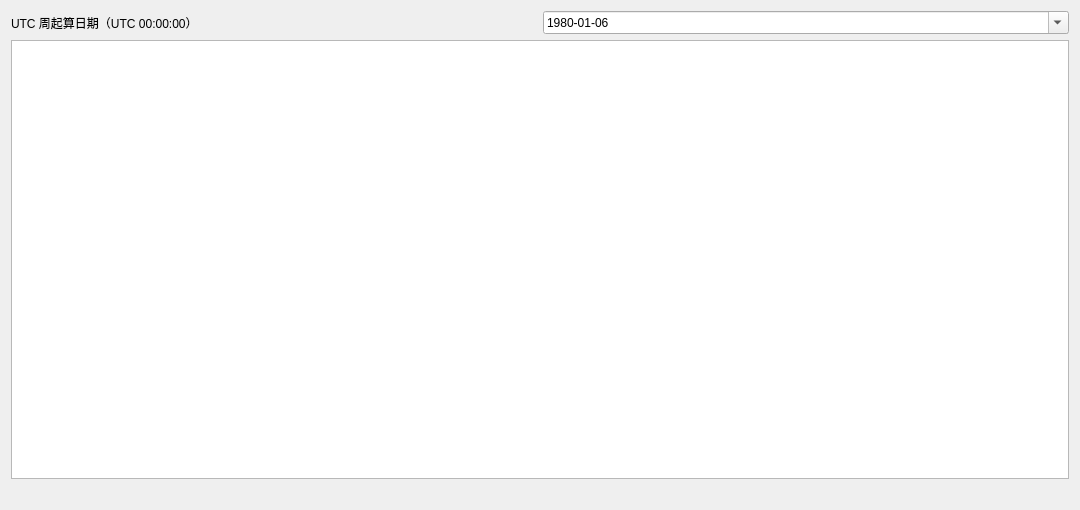
<?xml version='1.0' encoding='utf-8'?>
<ui version="4.0">
 <class>FormTimeConvert</class>
 <widget class="QWidget" name="FormTimeConvert">
  <property name="geometry">
   <rect>
    <x>0</x>
    <y>0</y>
    <width>1080</width>
    <height>510</height>
   </rect>
  </property>
  <property name="windowTitle">
   <string>时间实时转换</string>
  </property>
  <layout class="QVBoxLayout" name="layout">
   <item>
    <layout class="QHBoxLayout" name="epochLayout">
     <item>
      <widget class="QLabel" name="label_weekEpoch">
       <property name="text">
        <string>UTC 周起算日期（UTC 00:00:00）</string>
       </property>
       <property name="wordWrap">
        <bool>true</bool>
       </property>
      </widget>
     </item>
     <item>
      <widget class="QDateEdit" name="date_weekEpoch">
       <property name="displayFormat">
        <string>yyyy-MM-dd</string>
       </property>
       <property name="calendarPopup">
        <bool>true</bool>
       </property>
       <property name="date">
        <date>
         <year>1980</year>
         <month>1</month>
         <day>6</day>
        </date>
       </property>
       <property name="toolTip">
        <string>UTC 周按所选日期的 UTC 00:00:00 起算，不加 GPS-UTC 偏移。</string>
       </property>
      </widget>
     </item>
    </layout>
   </item>
   <item>
    <widget class="QTableWidget" name="table_time">
     <property name="editTriggers">
      <set>QAbstractItemView::NoEditTriggers</set>
     </property>
    </widget>
   </item>
   <item>
    <widget class="QLabel" name="label_timeStatus">
     <property name="text">
      <string />
     </property>
     <property name="wordWrap">
      <bool>true</bool>
     </property>
    </widget>
   </item>
  </layout>
 </widget>
 <resources />
 <connections />
</ui>
